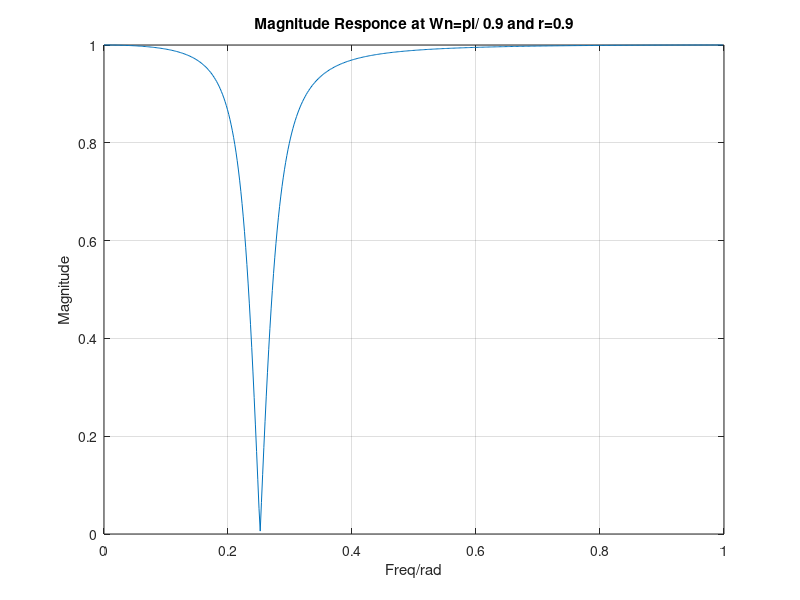
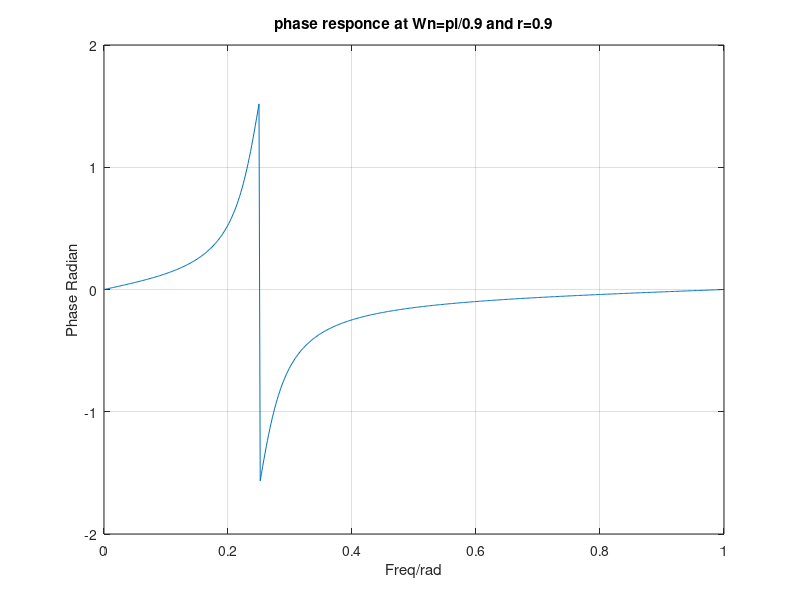

The MATLAB source for these figures, in order:
clear all
clc
close all
r=0.9; 
wn=pi/4;
b=[1 -2*r*cos(wn) r^2];
a=b(end:-1:1);
num=(b+a)/2;
den=a;
[w,h]=freqz(num,den);
plot(h/pi,abs(w))
title(['Magnitude Responce at Wn=pi/ ',num2str(r),' and r=',num2str(r)])
xlabel('Freq/rad')
ylabel('Magnitude')
grid on
figure(2)

plot(h/pi,angle(w)')
grid on
title(['phase responce at Wn=pi/',num2str(r),' and r=',num2str(r)])
xlabel('Freq/rad')
ylabel('Phase Radian')
